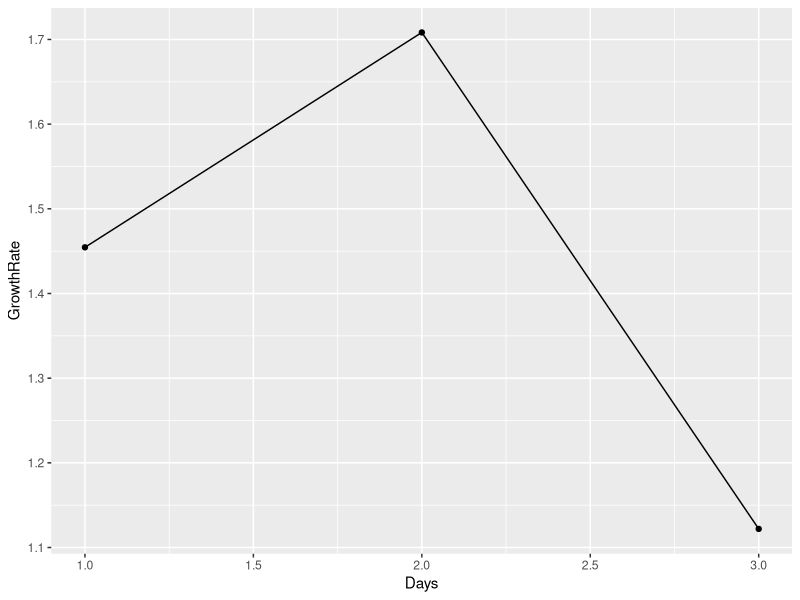

Generate this figure with R:
library(ggplot2)

coronaGrowth <- function(absoluteNumbers){
  growthfactor <- NULL
for(i in 1:length(absoluteNumbers))
{
  #print((absoluteNumbers[i]-absoluteNumbers[i+1]/absoluteNumbers[i+1])/absoluteNumbers[i+1])
  growthfactor[i] <- ((absoluteNumbers[i]-absoluteNumbers[i+1]))/(absoluteNumbers[i+1]-absoluteNumbers[i+2])  
}

   return (rev(growthfactor))
}

absolutenumbers <- c(326,234,152,104,71)

growthrate <- na.exclude(coronaGrowth(absolutenumbers))
days <- seq(1:length(growthrate))

dataTrend <- data.frame(GrowthRate = growthrate, Days = days)
print(dataTrend)
ggplot(data=dataTrend, aes(x=Days, y=GrowthRate, group=1)) +
  geom_line()+
  geom_point()

# Growth factor is the factor by which a quantity multiplies itself over time. The formula used is every day's new cases / new cases on the previous day. 
#For example, a quantity growing by 7% every period (in this case daily) has a growth factor of 1.07.
# 
# A growth factor above 1 indicates an increase, whereas one which remains between 0 and 1 it is a sign of decline, with the quantity eventually becoming zero, 
#whereas a growth factor constantly above 1 could signal exponential growth